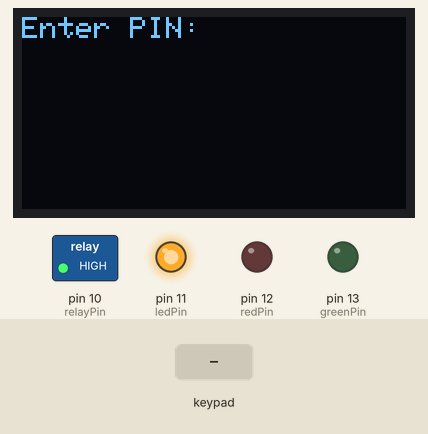
This sketch was run on a simulated Arduino Nano, built with avr-gcc and run on an emulated ATmega328P. On the bench: 128×64 one-colour display, switched loads named in the sketch (green lamp = pin HIGH), output pins drawn as LEDs (lit = HIGH). The inputs (shaded band) are chosen by the test bench. EEPROM starts erased.

Above: at 1.2 s.
1.3 s: keypad keys 1 2 3 4 # pressed 0.4 s apart
At 4.5 s:
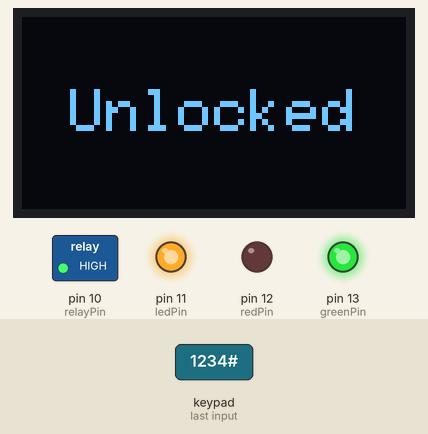
5.4 s: key '#' pressed
At 8.1 s:
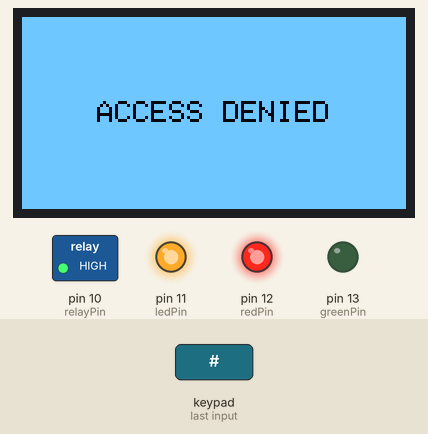
8.4 s: keypad keys 1 2 3 4 pressed 0.4 s apart
At 10.1 s:
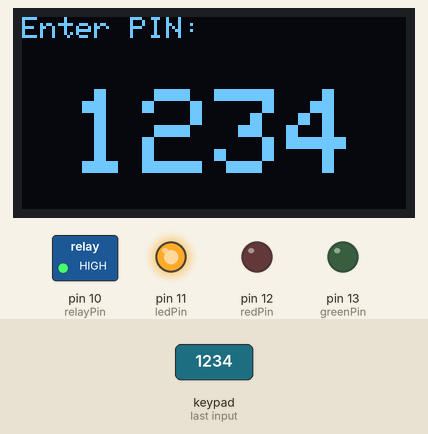
11.5 s: key 'A' pressed
At 11.9 s:
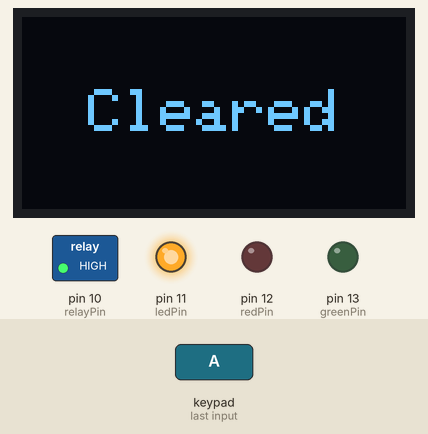
13.5 s: keypad keys 1 2 3 4 * pressed 0.4 s apart
At 17.9 s:
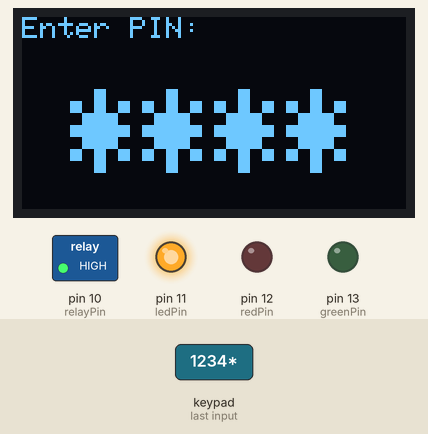
18.2 s: key 'C' pressed
At 19.2 s:
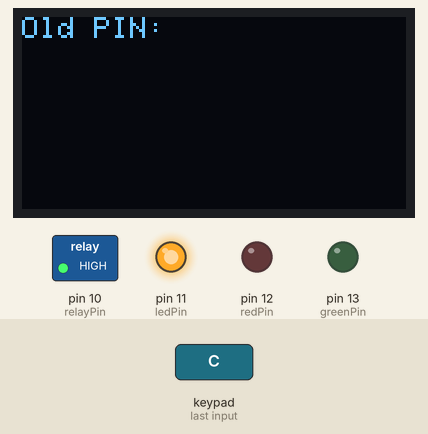
Timing chart, 0 to 20.7 s (numbered marks = the images above; inputs shaded):
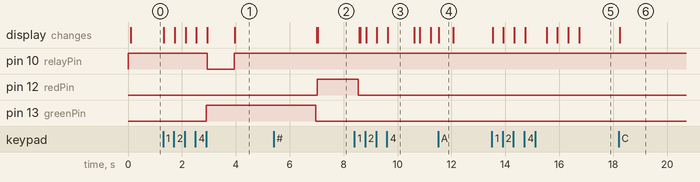

Measured:
- after the input at 1.3 s, pin 10 (relayPin): HIGH → LOW after 1.6 s, → HIGH 1.0 s later; pin 13 (greenPin): LOW → HIGH after 1.6 s; the display: first changes at once (image 1 shows a later state)
- after the input at 5.4 s, pin 12 (redPin): LOW → HIGH after 1.6 s; the display: first differs from a run without the input after 1.6 s (image 2)
- after the input at 8.4 s, the display: first differs from a run without the input after 0.22 s (image 3 shows a later state)
- after the input at 11.5 s, the display: changes at once (image 4)
- after the input at 13.5 s, the display: first changes at once (image 5 shows a later state)
- after the input at 18.2 s, the display: changes at once (image 6)
- what the display in image 3 shows lasts 1.0 s, from 9.6 s to 10.6 s

The sketch:

door_lock.ino
```cpp
#include <Wire.h>
#include <Adafruit_GFX.h>
#include <Adafruit_SSD1306.h>
#include <Keypad.h>
#include <EEPROM.h>

//======================
// OLED (0.96" SSD1306, 128x64, I2C)
// NOTE: this is a monochrome display - it cannot show red/green.
// Color feedback below is done with a separate red/green LED instead,
// plus an inverted-display "alert" flash for wrong PIN.
//======================
#define SCREEN_WIDTH 128
#define SCREEN_HEIGHT 64
#define OLED_RESET   -1
#define OLED_ADDR    0x3C

Adafruit_SSD1306 display(SCREEN_WIDTH, SCREEN_HEIGHT, &Wire, OLED_RESET);

const int HEADER_H   = 16;
const uint8_t BIG_SIZE = 4;
const int BIG_CHAR_W = 6 * BIG_SIZE;
const int BIG_CHAR_H = 8 * BIG_SIZE;

//======================
// Keypad
//======================
const byte ROWS = 4;
const byte COLS = 4;
char keys[ROWS][COLS] = {
  {'1','2','3','A'},
  {'4','5','6','B'},
  {'7','8','9','C'},
  {'*','0','#','D'}
};
byte colPins[ROWS] = {2,3,4,5};
byte rowPins[COLS] = {6,7,8,9};
Keypad keypad = Keypad(makeKeymap(keys), rowPins, colPins, ROWS, COLS);

//======================
// Pins
//======================
const int relayPin = 10;
const int ledPin = 11;   // general status LED (unchanged behavior - on at boot)
const int redPin = 12;   // wrong PIN indicator - wire a red LED (+ resistor) here
const int greenPin = 13; // correct PIN indicator - Nano's built-in LED, or wire a green LED here

//======================
char password[5] = "1234";
char input[5] = "";
byte inputLen = 0;
const int EEPROM_ADDR = 0;
bool changeMode = false;
int changeStep = 0;
char newPass[5] = "";

// ---- Delayed masking ----
const unsigned long MASK_DELAY = 2000;
bool masked[4] = {false};
unsigned long digitTime[4] = {0};
// --------------------------

// ---- Blinking PIN (only while changing password) ----
bool blinkState = true;
unsigned long lastBlinkTime = 0;
const unsigned long blinkInterval = 400; // ms on/off
// --------------------------------

//======================
void setup() {
  pinMode(relayPin, OUTPUT);
  digitalWrite(relayPin, HIGH);
  pinMode(ledPin, OUTPUT);
  digitalWrite(ledPin, HIGH);
  pinMode(redPin, OUTPUT);
  digitalWrite(redPin, LOW);
  pinMode(greenPin, OUTPUT);
  digitalWrite(greenPin, LOW);

  Serial.begin(9600);

  if (!display.begin(SSD1306_SWITCHCAPVCC, OLED_ADDR)) {
    Serial.println(F("SSD1306 allocation failed"));
    while (true) { delay(100); }
  }

  display.setTextColor(SSD1306_WHITE);
  display.cp437(true);
  display.clearDisplay();
  display.display();

  loadPasswordFromEEPROM();

  welcomeScreen();
}

//======================
void loop() {
  checkMasking();
  updateBlink();

  char key = keypad.getKey();
  if (key) {
    if (changeMode) {
      changePassword(key);
    } else {
      normalMode(key);
    }
  }
}

//======================
// OLED helpers
//======================
void clearHeader() {
  display.fillRect(0, 0, SCREEN_WIDTH, HEADER_H, SSD1306_BLACK);
}

void clearBigArea() {
  display.fillRect(0, HEADER_H, SCREEN_WIDTH, SCREEN_HEIGHT - HEADER_H, SSD1306_BLACK);
}

void showHeader(const __FlashStringHelper *text) {
  clearHeader();
  display.setTextSize(1);
  display.setCursor(0, 0);
  display.print(text);
}

void showBig(const char *text) {
  clearBigArea();
  int len = strlen(text);
  if (len > 0) {
    int totalW = len * BIG_CHAR_W;
    int x = (SCREEN_WIDTH - totalW) / 2;
    if (x < 0) x = 0;
    int y = HEADER_H + ((SCREEN_HEIGHT - HEADER_H) - BIG_CHAR_H) / 2;
    display.setTextSize(BIG_SIZE);
    display.setCursor(x, y);
    display.print(text);
    display.setTextSize(1);
  }
}

// Full-screen centered status message. invert=true flashes it as a
// white-background/black-text "alert" look (closest a mono OLED can do to a color alarm).
void showCenteredMessage(const __FlashStringHelper *text, bool invert = false) {
  char buf[24];
  strncpy_P(buf, (const char *)text, sizeof(buf) - 1);
  buf[sizeof(buf) - 1] = '\0';

  int len = strlen(buf);
  uint8_t size = 2;
  if (len * 6 * size > SCREEN_WIDTH) size = 1;
  int w = len * 6 * size;
  int h = 8 * size;
  int x = (SCREEN_WIDTH - w) / 2;
  if (x < 0) x = 0;
  int y = (SCREEN_HEIGHT - h) / 2;

  display.clearDisplay();
  display.setTextSize(size);
  display.setCursor(x, y);
  display.print(text);
  display.setTextSize(1);
  display.invertDisplay(invert);
  display.display();
}

//======================
// Blinking PIN digits (change-password mode only)
//======================
void updateBlink() {
  if (!changeMode) return;
  unsigned long now = millis();
  if (now - lastBlinkTime >= blinkInterval) {
    lastBlinkTime = now;
    blinkState = !blinkState;
    updateDisplay();
  }
}

void resetBlink() {
  blinkState = true;
  lastBlinkTime = millis();
}

//======================
// Helper functions for masking
//======================
void resetInputState() {
  input[0] = '\0';
  inputLen = 0;
  for (int i = 0; i < 4; i++) {
    masked[i] = false;
    digitTime[i] = 0;
  }
}

void updateDisplay() {
  if (changeMode && !blinkState) {
    clearBigArea();
    display.display();
    return;
  }
  char shown[5];
  for (int i = 0; i < inputLen; i++) {
    shown[i] = masked[i] ? '*' : input[i];
  }
  shown[inputLen] = '\0';
  showBig(shown);
  display.display();
}

void checkMasking() {
  bool needUpdate = false;
  unsigned long now = millis();
  for (int i = 0; i < inputLen; i++) {
    if (!masked[i] && (now - digitTime[i] >= MASK_DELAY)) {
      masked[i] = true;
      needUpdate = true;
    }
  }
  if (needUpdate) {
    updateDisplay();
  }
}

//======================
// EEPROM helpers
//======================
void savePasswordToEEPROM() {
  for (int i = 0; i < 4; i++) {
    EEPROM.write(EEPROM_ADDR + i, password[i]);
  }
}

void loadPasswordFromEEPROM() {
  char buf[5];
  bool valid = true;

  for (int i = 0; i < 4; i++) {
    char c = EEPROM.read(EEPROM_ADDR + i);
    if (c < '0' || c > '9') {
      valid = false;
    }
    buf[i] = c;
  }
  buf[4] = '\0';

  if (valid) {
    strcpy(password, buf);
  } else {
    strcpy(password, "1234");
    savePasswordToEEPROM();
  }
}

//======================
void welcomeScreen() {
  digitalWrite(redPin, LOW);
  digitalWrite(greenPin, LOW);
  display.invertDisplay(false);
  display.clearDisplay();
  showHeader(F("Enter PIN:"));
  showBig("");
  display.display();
  resetInputState();
}

//======================
void normalMode(char key) {
  if (key >= '0' && key <= '9') {
    if (inputLen < 4) {
      input[inputLen] = key;
      digitTime[inputLen] = millis();
      masked[inputLen] = false;
      inputLen++;
      input[inputLen] = '\0';
      updateDisplay();
    }
  } else if (key == 'A') {
    resetInputState();
    showCenteredMessage(F("Cleared"));
    delay(500);
    display.clearDisplay();
    showHeader(F("Enter PIN:"));
    showBig("");
    display.display();
  } else if (key == '#') {
    checkPassword();
  } else if (key == 'C') {
    changeMode = true;
    changeStep = 0;
    resetInputState();
    resetBlink();
    display.clearDisplay();
    showHeader(F("Old PIN:"));
    showBig("");
    display.display();
  }
}

//======================
void checkPassword() {
  if (strcmp(input, password) == 0) {
    digitalWrite(greenPin, HIGH);
    showCenteredMessage(F("ACCESS GRANTED"));
    digitalWrite(relayPin, LOW);
    delay(1000);
    digitalWrite(relayPin, HIGH);
    showCenteredMessage(F("Unlocked"));
    delay(3000);
    digitalWrite(greenPin, LOW);
  } else {
    digitalWrite(redPin, HIGH);
    showCenteredMessage(F("ACCESS DENIED"), true); // inverted = alert look
    delay(1500);
    display.invertDisplay(false);
    digitalWrite(redPin, LOW);
  }
  welcomeScreen();
}

//======================
void changePassword(char key) {
  if (key >= '0' && key <= '9') {
    if (inputLen < 4) {
      input[inputLen] = key;
      digitTime[inputLen] = millis();
      masked[inputLen] = false;
      inputLen++;
      input[inputLen] = '\0';
      resetBlink();
      updateDisplay();
    }
  } else if (key == 'A') {
    resetInputState();
    resetBlink();
    showBig("");
    display.display();
  } else if (key == '#') {
    if (changeStep == 0) {
      if (strcmp(input, password) == 0) {
        changeStep = 1;
        resetInputState();
        resetBlink();
        display.clearDisplay();
        showHeader(F("New PIN:"));
        showBig("");
        display.display();
      } else {
        digitalWrite(redPin, HIGH);
        showCenteredMessage(F("Wrong PIN"), true);
        delay(1500);
        display.invertDisplay(false);
        digitalWrite(redPin, LOW);
        changeMode = false;
        welcomeScreen();
      }
    } else if (changeStep == 1) {
      strcpy(newPass, input);
      resetInputState();
      resetBlink();
      changeStep = 2;
      display.clearDisplay();
      showHeader(F("Confirm:"));
      showBig("");
      display.display();
    } else if (changeStep == 2) {
      if (strcmp(input, newPass) == 0) {
        strcpy(password, newPass);
        savePasswordToEEPROM();
        digitalWrite(greenPin, HIGH);
        showCenteredMessage(F("PIN Saved"));
        delay(2000);
        digitalWrite(greenPin, LOW);
      } else {
        digitalWrite(redPin, HIGH);
        showCenteredMessage(F("Mismatch"), true);
        delay(1500);
        display.invertDisplay(false);
        digitalWrite(redPin, LOW);
      }
      changeMode = false;
      welcomeScreen();
    }
  }
}
```
